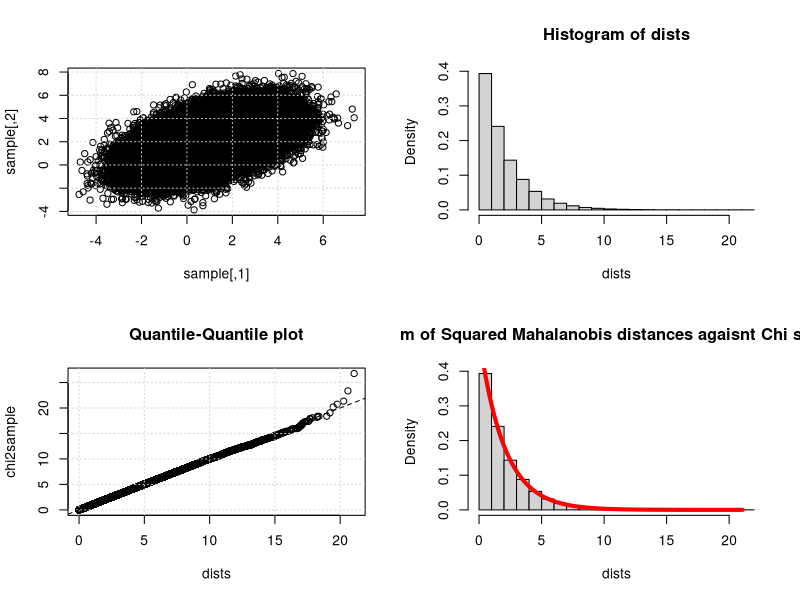
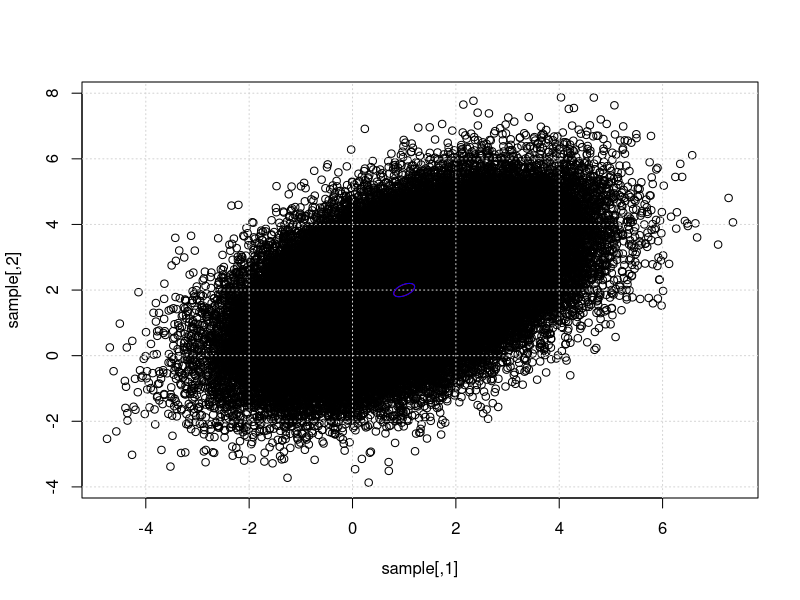

These charts were generated, in order, by the following R code:
# Demos for DSK805 Lecture 5 March 5 2026

# Demo 1:
# The Mahalanobis distances and chi squared distribution
###
# Setup: 
# Sample N observations from the 2d-normal distribution with mean mu
# and variance sigma.
# Compute the Squared Mahalanobis distances for the N points
# Compare their distribution against the chi_squared distribution with 2 degrees of freedom

library(mvtnorm) # This library lets us directly sample from the MVN

# The sigma and the mu don't matter, this works regardless

N=100*1000
mu=c(1,2) #
sigma=matrix(c(2,1,1,2), ncol=2,nrow=2)

sample=rmvnorm(N,mu,sigma) # Sample from MVN

dists=mahalanobis(sample,mu,sigma)

par(mfrow=c(2,2))

plot(sample)
grid()

hist(dists, freq = F) # Histogram of the distances


chi2sample=rchisq(N,2)
qqplot(dists,chi2sample, main='Quantile-Quantile plot')
grid()
abline(a=0,b=1, lty=2)

xs=dists[order(dists)]
ys=dchisq(xs,2)

hist(dists, freq = F, main='Histogram of Squared Mahalanobis distances agaisnt Chi squared (red)') # Histogram of the distances
lines(xs,ys, col='red', lwd=4)



# Demo 2 - Follow up: Drawing ellipses

par(mfrow=c(1,1))
plot(sample)
grid()

# The following function let's us draw ellipses based on mean, covariance and distance
draw_ellipse=function(mean, cov, distance, n_points=100){
  results=NULL
  mu=mean
  S=cov
  tmp=eigen(S)
  v1=sqrt(tmp$values[1])*tmp$vectors[,1]
  v2=sqrt(tmp$values[2])*tmp$vectors[,2]
  t=seq(0,2*pi, length.out=n_points)
  res=matrix(rep(0,2*n_points),ncol=2,nrow=n_points)
  for (i in 1:n_points) {
    ti=t[i]
    vector=sqrt(distance)*(cos(ti)*v1+sin(ti)*v2)+mu
    res[i,]=vector
  }
  results$res=res
  results$v1=v1
  results$v2=v2
  return(results)
}

q=0.01 # Pick a quantile q, 0 < q< 1

cutoff=qchisq(q,2) # The theoretical cutoff
cutoff2=quantile(dists,probs=q) # The empirical cutoff
res=draw_ellipse(mu,sigma,cutoff)
lines(res$res, col='red')

res2=draw_ellipse(mu,sigma,cutoff2)
lines(res2$res, col='blue')
